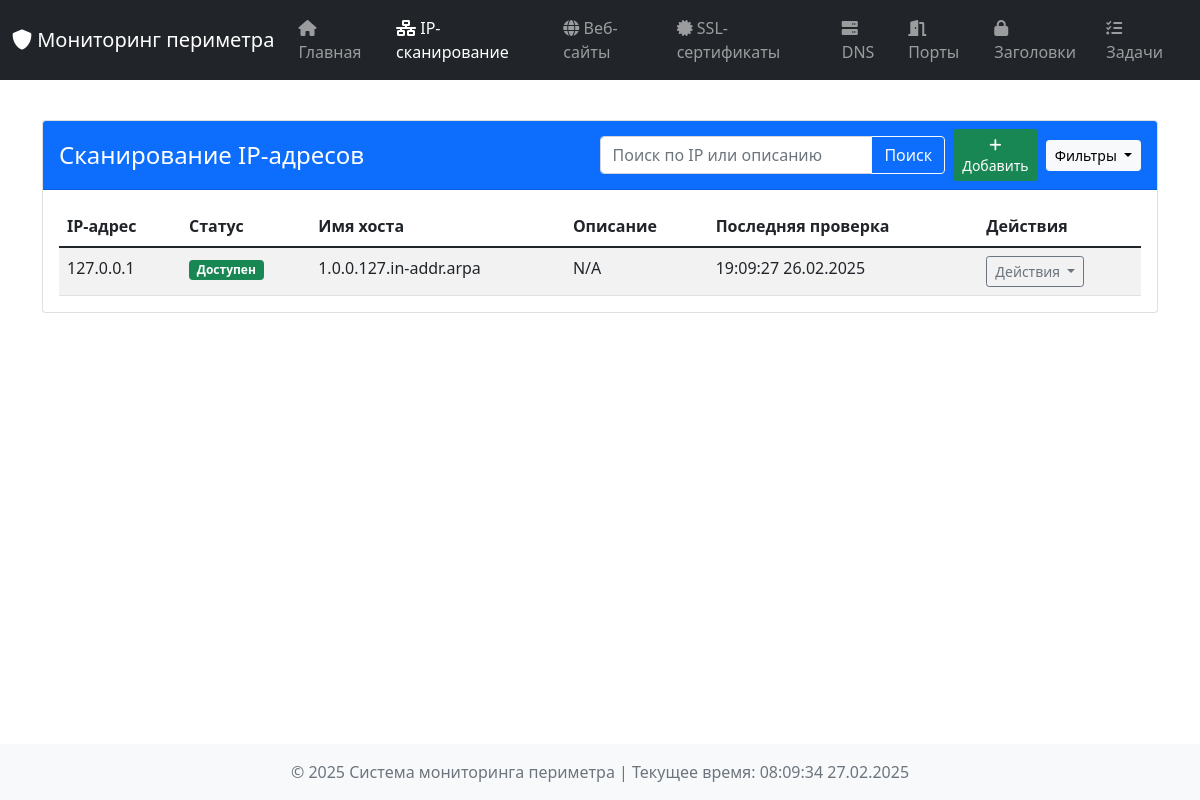
The app's page /ip-scan, older data.
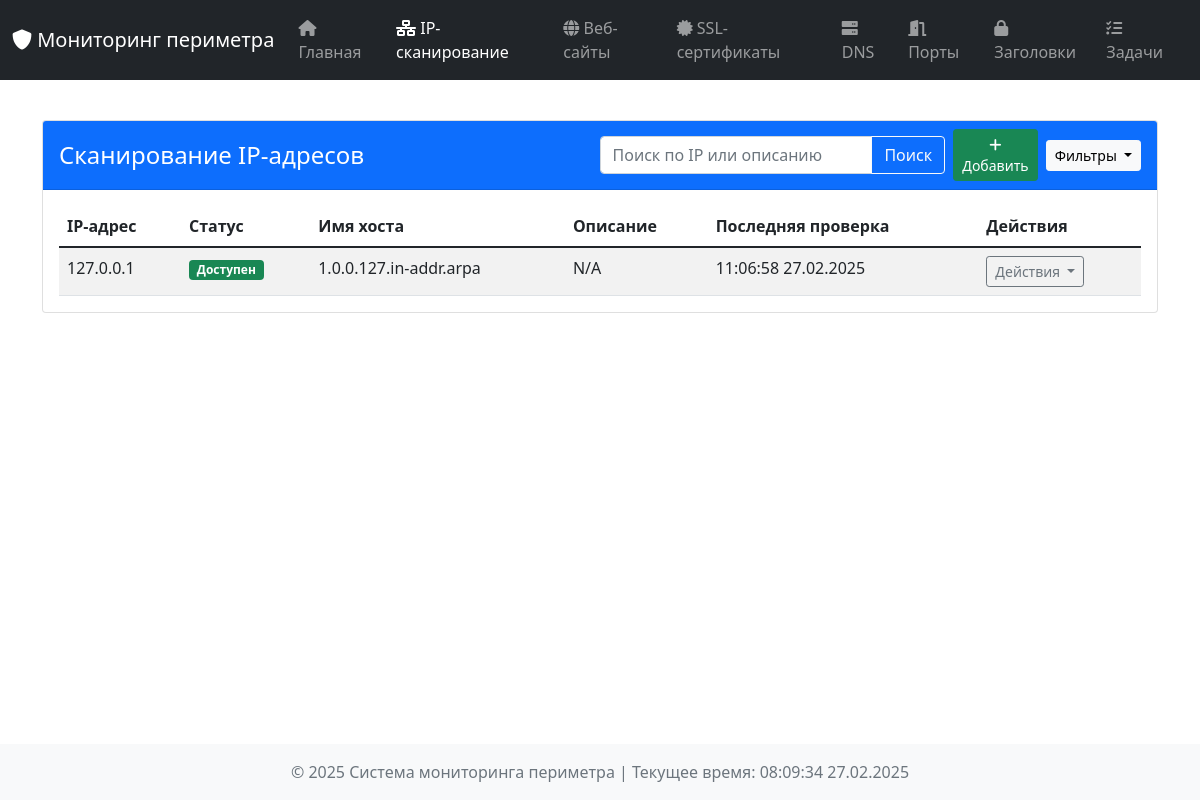
The same page, newer data.
### tables this page shows
CREATE TABLE ip_states (
                id INTEGER PRIMARY KEY AUTOINCREMENT,
                ip_address TEXT,
                is_up INTEGER,
                hostname TEXT,
                scan_time TEXT,
                description TEXT,
                data TEXT
            );

### dashboard/app.py (the view, shortened to what this page needs)
@app.route('/ip-scan', methods=['GET', 'POST'])
def ip_scan():
    form = IPForm()
    search_query = request.args.get('search', '').lower()
    status_filter = request.args.get('status')
    all_results = db_manager.get_all_records('ip_scan_results')
    filtered_results = all_results
    if search_query:
        filtered_results = [r for r in filtered_results if search_query in r['ip_address'].lower() or search_query in (r['description'] or '').lower()]
    if status_filter == 'up':
        filtered_results = [r for r in filtered_results if r['is_up']]
    elif status_filter == 'down':
        filtered_results = [r for r in filtered_results if not r['is_up']]
    return render_template('ip_scan.html', results=filtered_results, current_time=datetime.now(), form=form,
                           search_query=search_query, status_filter=status_filter)

### dashboard/forms.py
class IPForm(FlaskForm):
    ip_address = StringField('IP Address', validators=[DataRequired(), IPAddress()])
    description = StringField('Description')
    check_now = BooleanField('Check Now') #Изменил на BooleanField
    submit = SubmitField('Add IP')

### dashboard/templates/ip_scan.html (shortened to what this page needs)
{% extends "base.html" %}
{% block content %}
<div class="container mt-4">
    <div class="card">
        <div class="card-header bg-primary text-white d-flex justify-content-between align-items-center">
            <h4 class="mb-0">Сканирование IP-адресов</h4>
            <div class="d-flex align-items-center">
                <div class="input-group me-2">
                    <input type="text" class="form-control" id="searchInput" placeholder="Поиск по IP или описанию"
                           value="{{ search_query }}" aria-label="Поиск">
                    <button class="btn btn-outline-light" type="button" onclick="submitSearch()">Поиск</button>
                </div>
                <button class="btn btn-success btn-sm me-2" data-bs-toggle="modal" data-bs-target="#addIpModal">
                    <i class="fas fa-plus"></i> Добавить
                </button>
                <button class="btn btn-light btn-sm dropdown-toggle" type="button" id="filterDropdown" data-bs-toggle="dropdown" aria-expanded="false">
                    Фильтры
                </button>
            </div>
        </div>
        <div class="card-body">
            {% if results %}
                <div class="table-responsive">
                    <table class="table table-hover table-striped" id="dataTable">
                        <thead class="thead-dark">
                            <tr>
                                <th>IP-адрес</th>
                                <th>Статус</th>
                                <th>Имя хоста</th>
                                <th>Описание</th>
                                <th>Последняя проверка</th>
                                <th>Действия</th>
                            </tr>
                        </thead>
                        <tbody>
                            {% for result in results %}
                            <tr class="{% if not result.is_up %}table-danger{% endif %}">
                                <td>{{ result.ip_address }}</td>
                                <td>
                                    {% if result.is_up %}
                                        <span class="badge bg-success">Доступен</span>
                                    {% else %}
                                        <span class="badge bg-danger">Недоступен</span>
                                    {% endif %}
                                </td>
                                <td>{{ result.hostname or 'N/A' }}</td>
                                <td>{{ result.description or 'N/A' }}</td>
                                <td>{{ result.scan_time.strftime('%H:%M:%S %d.%m.%Y') if result.scan_time else 'N/A' }}</td>
                                <td>
                                    <div class="dropdown">
                                        <button class="btn btn-outline-secondary btn-sm dropdown-toggle" type="button" data-bs-toggle="dropdown" aria-expanded="false">
                                            Действия
                                        </button>
                                    </div>
                                </td>
                            </tr>
                            {% endfor %}
                        </tbody>
                    </table>
                </div>
            {% else %}
                <div class="alert alert-info text-center">
                    IP-адресов не найдено
                </div>
            {% endif %}
        </div>
    </div>
</div>
{% endblock %}

Row changes from the older to the newer data that the page shows:
changed ip_states "1.0.0.127.in-addr.arpa": scan_time "19:09:27 26.02.2025" → "11:06:58 27.02.2025"
